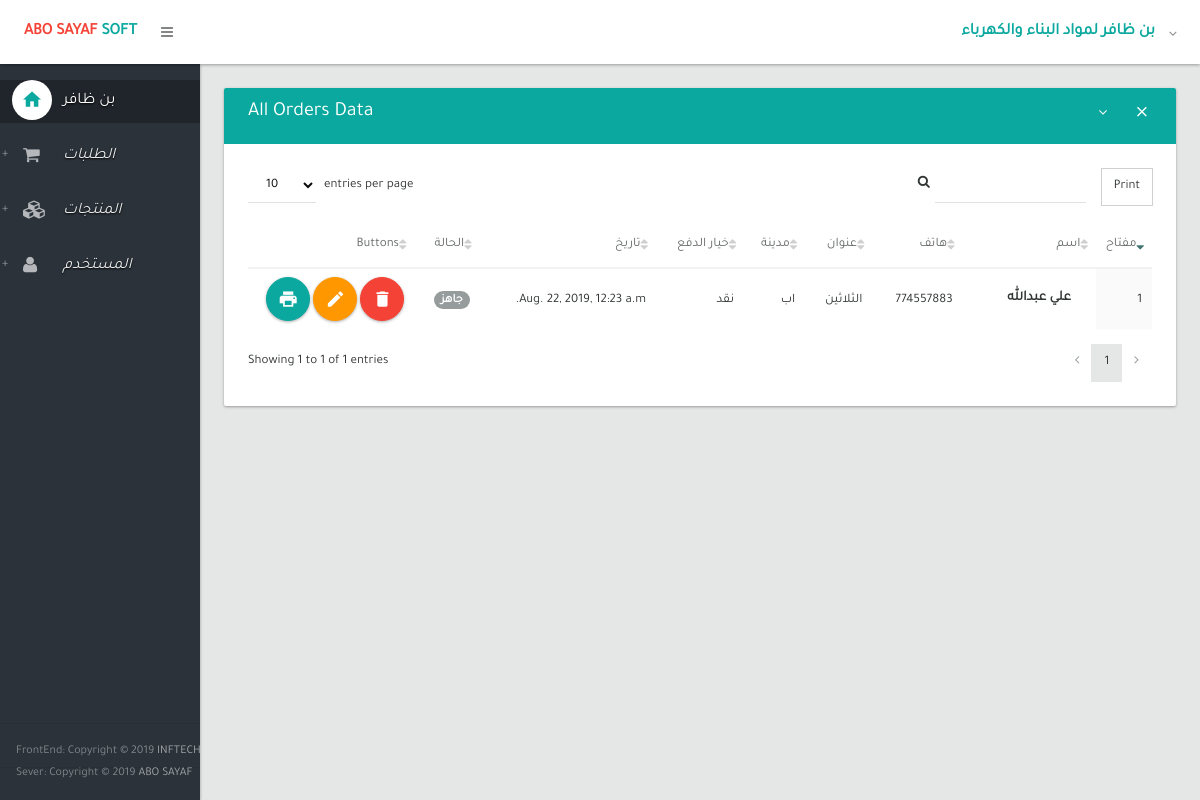
Page /orders (signed in) on the earlier database version.
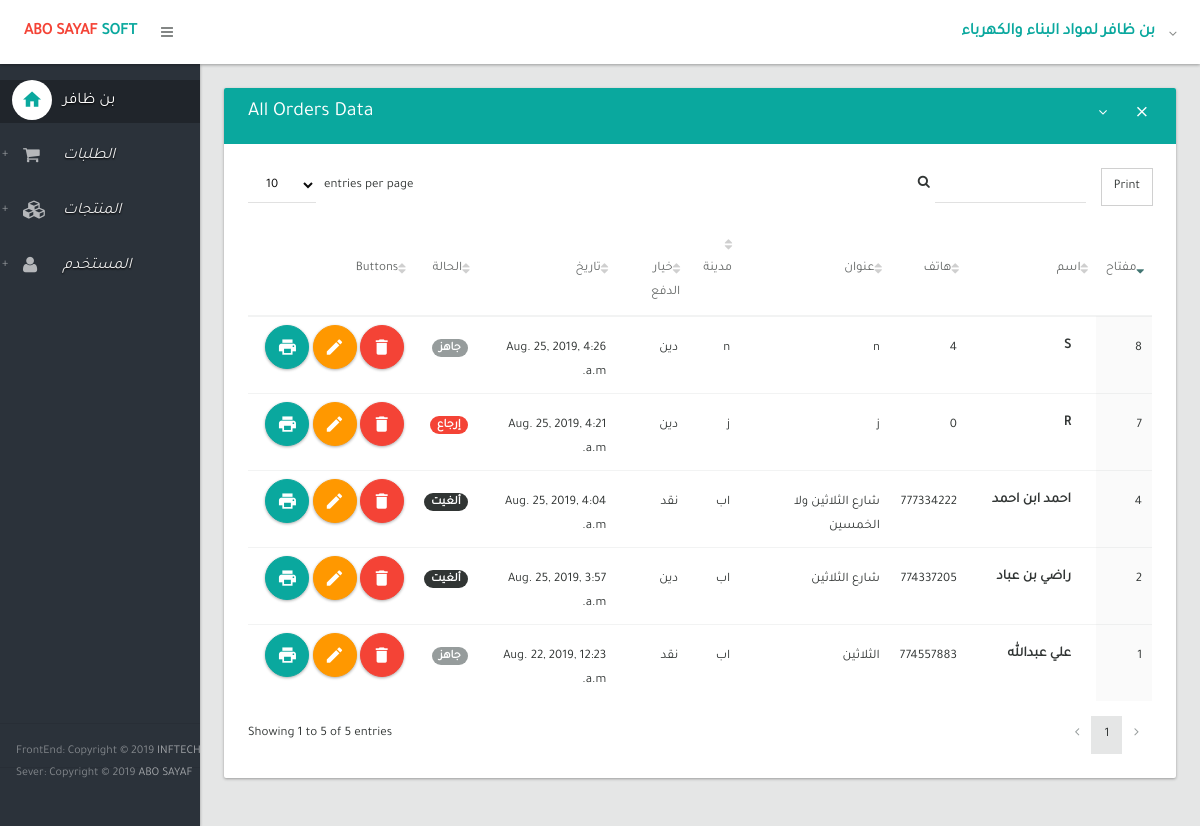
Same page on the later database version.
### inventory/models.py (models this page shows, shortened)
class Oorder(models.Model):
    name  = models.CharField(max_length=50)
    phone = models.CharField(max_length=20)
    address     = models.CharField(max_length=250)
    city        = models.CharField(max_length=100)
    created     = models.DateTimeField(auto_now_add=True)
    updated     = models.DateTimeField(auto_now=True)
    order_status = models.CharField(max_length=50)
    payment_option = models.CharField(max_length=50)
    class Meta:
        ordering = ('-created',)
        verbose_name = "Oorder"
        verbose_name_plural = "Oorders"

### inventory/views.py (the view)
# urls.py: url(r'^orders$', my_order.index, name='home'),
@login_required
def index(request):
    orders = Oorder.objects.all()
    return render(request, 'index.html', {'orders': orders})

### templates/index.html (shortened to what the changed rows need)
{% extends 'layout.html' %}
{% block body %}
                <section>
                    <div class="section-body">
                        <div class="row">
                            <div class="col-lg-12">
                                <div class="card">
                                    <div class="card-body">
                                        <div class="table-responsive">
                                            <table id="datatable2" class="table order-column hover">
                                                <thead>
                                                    <tr>
                                                        <th width="40px">مفتاح</th>
                                                        <th>اسم</th>
                                                        <th>هاتف</th>
                                                        <th>عنوان</th>
                                                        <th>مدينة</th>
                                                        <th>خيار الدفع</th>
                                                        <th>تاريخ</th>
                                                        <th>الحالة</th>
                                                        <th width="150px">Buttons</th>
                                                    </tr>
                                                </thead>
                                                <tbody>
                                                    {% for order in orders %}
                                                        <tr class="gradeX">
                                                            <td>{{ order.id }}</td>
                                                            <td><a href="{% url 'order_detils' order.id %}" class="text-bold btn ink-reaction" >{{ order.name }}</a></td>
                                                            <td>{{ order.phone }}</td>
                                                            <td>{{ order.address }}</td>
                                                            <td>{{ order.city }}</td>
                                                            <td>{{ order.payment_option }}</td>
                                                            <td>{{ order.created }}</td>
                                                            {% if order.order_status == 'جاهز' %}
                                                                <td><span class="badge">{{ order.order_status }}</span></td>
                                                            {% elif order.order_status == 'توكد' %}
                                                                <td><span class="badge" style="background: #ff9800"> {{ order.order_status }}</span></td>
                                                            {% elif order.order_status == 'سلم' %}
                                                                <td><span class="badge" style="background: #0c84e4"> {{ order.order_status }}</span></td>
                                                            {% elif order.order_status == 'إرجاع' %}
                                                                <td><span class="badge" style="background: #f44336"> {{ order.order_status }}</span></td>
                                                            {% elif order.order_status == 'ألغيت' %}
                                                                <td><span class="badge" style="background: #313534"> {{ order.order_status }}</span></td>
                                                            {% endif %}
                                                            <td>
                                                                <a href="{% url 'delete' order.id %}" class="btn ink-reaction btn-floating-action btn-danger" onclick="return confirm('Are you sure you want to delete this?')"><i class="md md-delete"></i> </a>
                                                                <a href="{% url 'edit' order.id %}" class="btn ink-reaction btn-floating-action btn-warning"><i class="md md-edit"></i> </a>
                                                                <a href="{% url 'show' order.id %}" class="btn ink-reaction btn-floating-action btn-primary"><i class="md md-print"></i> </a>
                                                            </td>
                                                        </tr>
                                                    {% endfor %}
                                                </tbody>
                                            </table>
                                        </div>
                                    </div>
                                </div>
                            </div>
                        </div>
                    </div>
                </section>
{% endblock %}

Differences in the rows shown:
added Oorder: id "8", name "S", phone "4", address "n", city "n", payment_option "دين", created "Aug. 25, 2019, 4:26 a.m.", order_status "جاهز"
added Oorder: id "7", name "R", phone "0", address "j", city "j", payment_option "دين", created "Aug. 25, 2019, 4:21 a.m.", order_status "إرجاع"
added Oorder: id "4", name "احمد ابن احمد", phone "777334222", address "شارع الثلاثين ولا الخمسين", city "اب", payment_option "نقد", created "Aug. 25, 2019, 4:04 a.m.", order_status "ألغيت"
added Oorder: id "2", name "راضي بن عباد", phone "774337205", address "شارع الثلاثين", city "اب", payment_option "دين", created "Aug. 25, 2019, 3:57 a.m.", order_status "ألغيت"
Other differences:
text written by a page script: "Print entries per page Showing 1 to 1 of 1 entries 1" → "Print entries per page Showing 1 to 5 of 5 entries 1"
